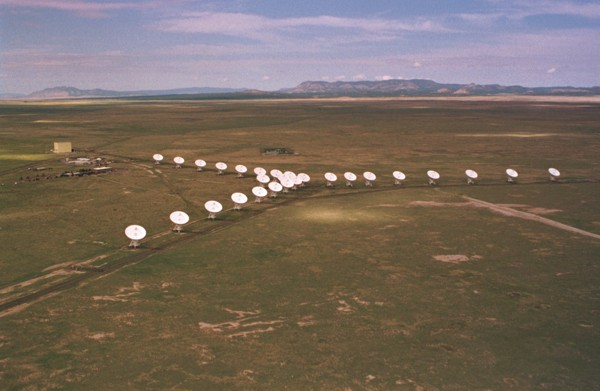
#> input picture TUTORIALS/images/VLA-D_lo.jpg, 600 x 391 px
$ jupyter execute SimulateInterferometer.ipynb   (older library calls are emulated)
#> lines starting #> are read from the running program, lines starting #| are printed output that depends on the picture
## SimulateInterferometer.ipynb

‹ SimulateInterferometer.ipynb › Copyright (C) ‹ 2019 › ‹ Anna Scaife - anna.scaife@manchester.ac.uk ›

This program is free software: you can redistribute it and/or modify it under the terms of the GNU General Public License as published by the Free Software Foundation, either version 3 of the License, or (at your option) any later version.

This program is distributed in the hope that it will be useful, but WITHOUT ANY WARRANTY; without even the implied warranty of MERCHANTABILITY or FITNESS FOR A PARTICULAR PURPOSE. See the GNU General Public License for more details. You should have received a copy of the GNU General Public License along with this program. If not, see http://www.gnu.org/licenses/.

**This notebook was created for the CHPC/NITheP [2019 Chris Engelbrecht Summer School](https://quantum.ukzn.ac.za/2019-chris-engelbrecht-summer-school/) on the Foundations of Theoretical and Computational Science.**

---

First we import some libraries:

[cell 1]
import numpy as np
import pandas as pd
import pylab as pl
import cv2

Then define a constant we're going to use many times:

[cell 2]
const_c = 3e8   # speed of light [m/s]

---

We're going to simulate some data for the VLA telescope in D-array, its most compact configuration. The diameter of a VLA dish is 25m and we're going to simulate a monochromatic observation at a frequency of 5GHz.

[cell 3]
D = 25                         # diameter of dish [metres]
frequency = 5e9                # observing frequency [Hz]
wavelength = const_c/frequency # receiving wavelength [metres]

We can work out the reception pattern of an individual dish, known as the *primary beam*, using

$$ \Delta \theta_{\rm pb} = \frac{\lambda}{D} $$

which returns the angle in radians.

Note: sometimes you will see a pre-factor infront of this equation (e.g. $1.22\,\lambda/D$ or $1.02$ or $1.15$ ...). This pre-factor depends on the illumination of the dish by the receiver, which can be changed by (e.g.) tapering the edges of a parabolic dish.

[cell 4]
FoV = wavelength/D              # Field of View [rads]
print('Field of View =', round(FoV*180./np.pi, 2) ,'degrees')

Now we should define the distribution of our antennas on the ground. Note that radio astronomers say "antennas" rather than "antennae".

We're going to pretend that we're using the VLA telescope in D-array (most compact configuration). The positions of the antennas are described [here](https://science.nrao.edu/facilities/vla/docs/manuals/oss2016A/ant_positions.pdf). I've provided them as CSV files. The VLA has three "arms": North, South West and South East.

[cell 5]
vla_north = pd.read_csv('data/VLA_North.csv')
#> (reads TUTORIALS/data/VLA_North.csv from the repository)
vla_swest = pd.read_csv('data/VLA_SWest.csv')
#> (reads TUTORIALS/data/VLA_SWest.csv from the repository)
vla_seast = pd.read_csv('data/VLA_SEast.csv')
#> (reads TUTORIALS/data/VLA_SEast.csv from the repository)

The positions of the radio antennas are provided in units of nanoseconds. We can convert these into units of number of wavelengths:

$$ b\,{\rm [\lambda]} = 10^{-9}\frac{\rm c}{\lambda}\times b\,{\rm [ns]} $$.

[cell 6]
W = 1e-9/wavelength*const_c*np.array(vla_swest) # [number of wavelengths]
E = 1e-9/wavelength*const_c*np.array(vla_seast)
N = 1e-9/wavelength*const_c*np.array(vla_north)

Let's check that the layout looks about right...

[cell 7]
pl.figure(figsize=(10, 5))
pl.subplot(121)
pl.title('Our positions')
pl.xlabel('West-East')
pl.ylabel('South-North')
pl.plot(W[:,1], -W[:,0], 'k.', E[:,1], -E[:,0], 'k.', N[:,1], -N[:,0], 'k.')
pl.subplot(122)
vla = cv2.imread('./images/VLA-D_lo.jpg')
#> vla is the input picture: shape (391, 600, 3); mean B, G, R 93.5, 104.8, 118.4
pl.title('Photo')
pl.imshow(cv2.cvtColor(vla, cv2.COLOR_BGR2RGB))
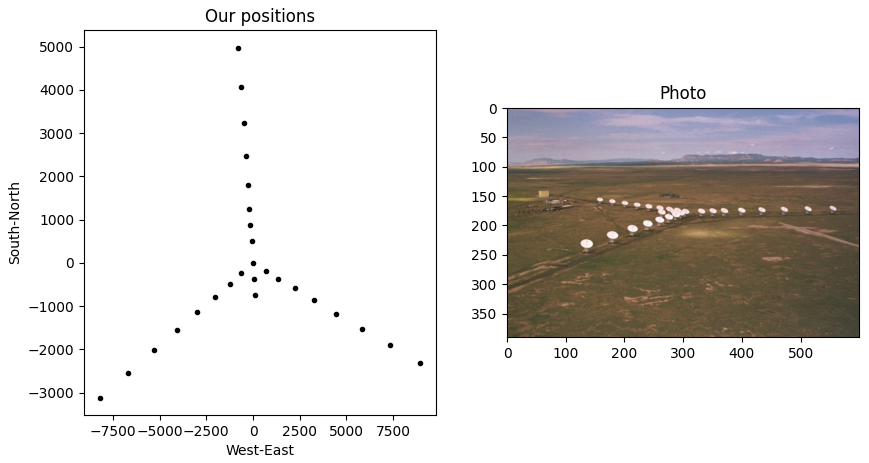
#> figure drawn by matplotlib, 2 panels

[cell 8]
vla_d = np.vstack((vla_swest,vla_seast,vla_north)) # make a single array of all antenna positions

XYZ_baselines = []
for i in range(len(vla_d)):
    for j in range(i+1,len(vla_d)):
        XYZ_baselines.append(np.subtract(vla_d[i], vla_d[j])) # (u,v)
        XYZ_baselines.append(np.subtract(vla_d[j], vla_d[i])) # (-u,-v)

XYZ_baselines = np.array(XYZ_baselines)
print("No. of baselines in (u,v) plane:", int(len(XYZ_baselines)/2))

The sampling in Fourier space $(u,v,w)$ is calculated by transforming each XYZ baseline, $\textbf{B}$, into the plane perpendicular to the source direction (i.e. the *projected* baseline) using:

 $\begin{bmatrix}
                 u \\
                 v \\
                 w \\
              \end{bmatrix} = \begin{bmatrix}
        \sin{H} &\cos{H} &0 \\
        -\sin{\delta}\cos{H} &\sin{\delta}\sin{H} &\cos{\delta} \\
        \cos{\delta}\cos{H} &-\cos{\delta}\sin{H} &\sin{\delta}
     \end{bmatrix}
 \begin{bmatrix}
                 B_{x} \\
                 B_{y} \\
                 B_{z} \\
              \end{bmatrix}$,

[Eq. 4.1](https://link.springer.com/chapter/10.1007/978-3-319-44431-4_4) of Thompson, Moran & Swenson.

Here we have defined the source direction ($\textbf{s}$) in terms of its position in Hour Angle ($H$) and declination ($\delta$). Normally astronomical source positions are defined in the [Equatorial co-ordinate system](https://en.wikipedia.org/wiki/Equatorial_coordinate_system) in terms of Right Ascension and declination; the Hour Angle is the angular difference between the Right Ascension ($RA$) of the source and the Local Sidereal Time (LST) at the telescope, which depends on the longitude of the telescope, expressed in hours:

$$HA = LST - RA $$

see [Fig 4.2](https://link.springer.com/chapter/10.1007/978-3-319-44431-4_4) of TMS.

As the Earth rotates, 15 degrees of the sky will be swept over in one hour. We'll assume that we're making a one hour-long observation, $-0.5 < H < 0.5$, which means that the astronomical pointing direction moves across the local celestial medidian. We'll make a data sample every 6 minutes (0.1 hours).

I'm going to choose a declination for the source direction of $\delta = 45$ degrees.

**Note:** You might want to investigate how your *uv*-sampling pattern changes if you alter the declination of the source.

[cell 9]
HA = np.arange(-0.5*15.*(np.pi/180.), 0.5*15.*(np.pi/180.), 0.1*(np.pi/180.))  # [radians]
dec = np.pi/4.                                                                 # [radians]

We can calculate the rotation matrix for each step in hour angle:

[cell 10]
def calc_R(H,dec):

    """
    function to calculate rotation matrix
    """

    R = [[np.sin(H), np.cos(H), 0],\
        [-np.sin(dec)*np.cos(H), np.sin(dec)*np.sin(H), np.cos(dec)],\
        [np.cos(dec)*np.cos(H), -np.cos(dec)*np.sin(H), np.sin(dec)]]

    return np.array(R)

First let's see how the *uv*-sampling looks for a single time step. We call individual time steps *snapshots*. Note that the numpy library has a built in function for calculating the inner product - very useful!

[cell 11]
UV_snapshot=[]
for j in range(len(XYZ_baselines)):
    R = calc_R(0.,dec) # rotation matrix for HA = 0.0
    UV_snapshot.append(np.dot(R, XYZ_baselines[j]))

UV_snapshot = np.array(UV_snapshot)

[cell 12]
pl.figure(figsize=(5, 5))
pl.scatter(UV_snapshot[:,0],UV_snapshot[:,1])
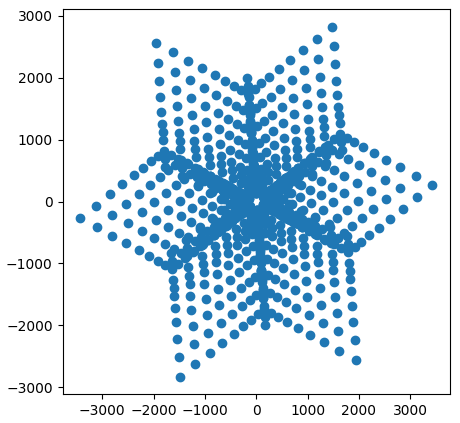
#> figure drawn by matplotlib, 1 panel

Now let's look at the uv-coverage for the whole 1 hour observation. We just add in a loop over the hour angle steps:

[cell 13]
UV_coverage=[]
for i in range(len(HA)):
    for j in range(len(XYZ_baselines)):
        R = calc_R(HA[i],dec)
        UV_coverage.append(np.dot(R, XYZ_baselines[j]))

UV_coverage = np.array(UV_coverage)

[cell 14]
pl.figure(figsize=(5, 5))
pl.scatter(UV_coverage[:,0],UV_coverage[:,1])
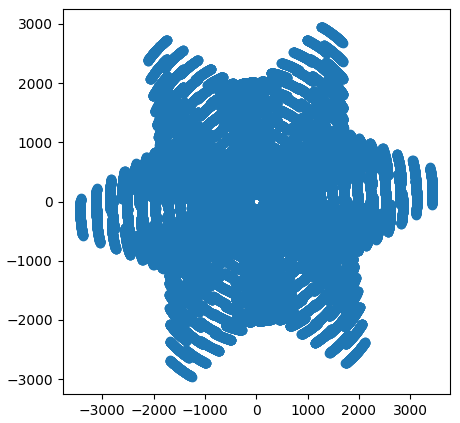
#> figure drawn by matplotlib, 1 panel

**Note:** You might want to investigate how your *uv*-sampling pattern changes if you increase the length of the observation.

---

#### Exercise 1: the Point Spread Function

The first exercise is to calculate the point spread function (PSF), also known as the *synthesized beam*. To do this we need to grid and FFT our simulated continuous visibilities.

To start with we'll make an empty grid. The pixel size in our uv-grid will determine the field-of-view in the final image and the uv-limit of our grid will determine the pixel size in our final image. So we have to set these carefully.

[cell 15]
npix = 256                       # number of pixels on side of grid

# Fourier (uv) space:
uvmax = 4000.
uvcell = 2*uvmax/float(npix)

# image space:
imsize = (1/uvcell)*(180./np.pi)
cellsize = imsize/np.float(npix) # [rads]

Remember that our visibility response is a complex valued function, so we need to make a complex grid:

[cell 16]
uvgrid = np.zeros((npix, npix)) + 1j*np.zeros((npix, npix))

We're going to loop through our sample co-ordinates and allocate each one to the nearest pixel in our grid.

[cell 17]
for i in range(UV_coverage.shape[0]):
    u_pixel = int(np.floor(0.5 + UV_coverage[i,0]/uvcell) + npix/2)
    v_pixel = int(np.floor(0.5 + UV_coverage[i,1]/uvcell) + npix/2)
    uvgrid[v_pixel, u_pixel] += 1.0 + 1j*0.0

...and let's plot it. The imaginary part should be zero.

[cell 18]
pl.figure(figsize=(10, 10))
pl.subplot(121)
pl.title('Real part of UV grid');
pl.xlabel(r'[deg]');
pl.ylabel(r'[deg]');
pl.imshow(uvgrid.real, origin='lower', vmax = 1, cmap='gray', extent=[-uvmax,uvmax,-uvmax,uvmax])
pl.subplot(122)
pl.title('Imag part of UV grid');
pl.xlabel(r'[deg]');
#pl.ylabel(r'[deg]');
pl.imshow(uvgrid.imag, origin='lower', vmax = 1, cmap='gray', extent=[-uvmax,uvmax,-uvmax,uvmax])
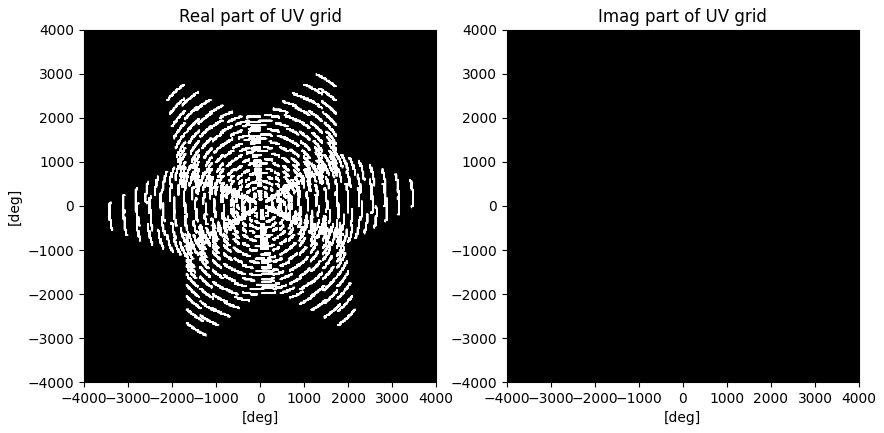
#> figure drawn by matplotlib, 2 panels

Now we perform the FFT. Two things to note:

* this is an *inverse* FFT, and
* the FFT happens in **two stages**: the first step does a 2d FFT and the second step re-centres the quadrants, this is known as the "FFT shift".

We haven't bothered to normalise the FFT yet at this point, so we use the peak value of the output to do that.

[cell 19]
psf = np.fft.fftshift(np.fft.ifft2(np.fft.ifftshift(uvgrid)))

fft_norm = np.max(psf.real)
psf/= fft_norm

...and let's see what it looks like. We'll plot the imaginary part too in case there are any artefacts. Note that even if it's worked perfectly the imaginary part will not be identically zero - it will be noisy but at a very low level $(<10^{-10})$ due to the finite precision of the algorithm.

[cell 20]
pl.figure(figsize=(10, 10))
pl.subplot(121)
pl.title('Real part of PSF');
pl.xlabel(r'[deg]');
pl.ylabel(r'[deg]');
pl.imshow(psf.real,vmax=0.1,cmap='gray', extent=[-imsize/2,imsize/2,-imsize/2,imsize/2])
pl.subplot(122)
pl.title('Imag part of PSF');
pl.xlabel(r'[deg]');
#pl.ylabel(r'[deg]');
pl.imshow(psf.imag,vmax=0.1,cmap='gray', extent=[-imsize/2,imsize/2,-imsize/2,imsize/2])
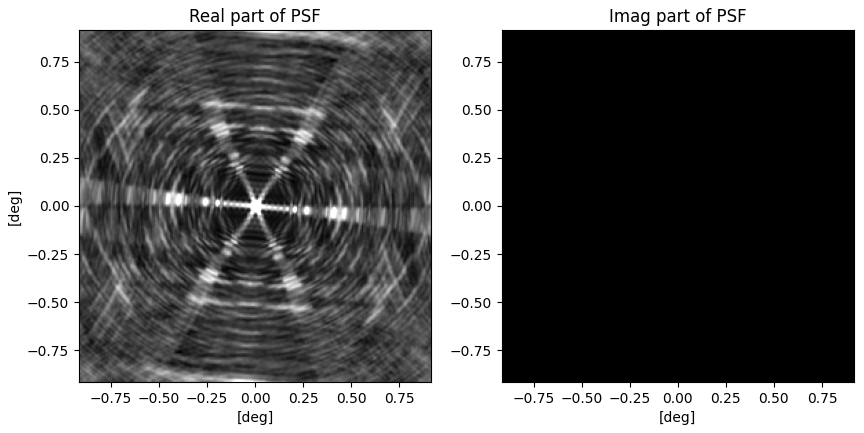
#> figure drawn by matplotlib, 2 panels

---

#### Exercise 2: the Aliasing Problem

In this exercise we're going to simulate the response of a telescope to a source *outside the imaged field-of-view*. We're going to see the effect of employing an FFT for imaging without using an anti-aliasing kernel.

To do this we're going to use a sky brightness distribution that is composed only of compact, i.e. "point-like", radio sources and we're going to calculate the interferometer response analytically.

From the first lecture, you'll have seen that the interferometer response (van Cittert-Zernicke theorem) is given by

$$ V(u,v) = \int{ S(l,m)\, {\rm e}^{-2\pi i(ul + vm)}\,{\rm d}l\,{\rm d}m }.$$

For point-like sources we can say,

$$ S(l,m) = S_0\, \delta(l-l_0, m-m_0), $$

where $S_0$ is the amplitude of the source, which is at location $(l_0,m_0)$. The co-ordinates $(l,m)$ are *direction cosines* on the celestial sphere - basically the separation of the source position from the zero phase point in units of angle.

Our visibility response is therefore:

$$ V(u,v) = \int{ S_0\, \delta(l-l_0, m-m_0)\, {\rm e}^{-2\pi i(ul + vm)}\,{\rm d}l\,{\rm d}m } = S_0\,{\rm e}^{-2\pi i(ul_0 + vm_0)}.$$

For example, say we wanted to calculate the response to a 100 [Jansky](https://en.wikipedia.org/wiki/Jansky) source half a degree away from the phase centre. First we define the source parameters:

[cell 21]
l0 = 0.01; m0 = 0.01    # [rads]
src_lmn = np.array([l0, m0 , np.sqrt(1 - l0**2 - m0**2)-1.])
s0 = 100.0

Then we calculate the visibility response for each baseline's $(u,v,w)$ sample in our snapshot and put them into an array:

[cell 22]
V_uv=[]
for i in range(UV_coverage.shape[0]):
    basel_uvw = UV_coverage[i,:]
    vis = s0*np.exp(-2j*np.pi* np.dot(basel_uvw, src_lmn))
    V_uv.append(vis)

V_uv = np.array(V_uv)

At this point we have the same kind of data that most radio observatories would deliver to the astronomer who requested the observation: a dataset of *continuous visibilities*, which are regularly sampled in time and frequency.

To make an image from our visibility dataset we need to follow the steps from Lecture 2: we need to grid the visibilities onto a regular grid in $(u,v)$ and then perform an FFT.

Let's start with the gridding. From the lecture, you should remember that we normally need to grid using a convolution kernel to avoid aliasing. Here we're going to demonstrate why this is necessary and ignore the anti-aliasing kernel. We're simply going to grid our visibility data by allocating each sample into the nearest grid cell.

[cell 23]
npix = 256                       # number of pixels on side of grid

# Fourier (uv) space:
uvmax = 4000.
uvcell = 2*uvmax/float(npix)

# image space:
imsize = (1/uvcell)*(180./np.pi)
cellsize = imsize/np.float(npix) # [rads]

Just as for the PSF, we need to make a complex grid:

[cell 24]
uvgrid2 = np.zeros((npix, npix)) + 1j*np.zeros((npix, npix))

Now let's allocate our continuous visibilities onto the grid:

[cell 25]
for i in range(UV_coverage.shape[0]):
    u_pixel = int(np.floor(0.5 + UV_coverage[i,0]/uvcell) + npix/2)
    v_pixel = int(np.floor(0.5 + UV_coverage[i,1]/uvcell) + npix/2)
    uvgrid2[v_pixel, u_pixel] += V_uv[i]

...and see what it looks like:

[cell 26]
pl.figure(figsize=(10, 10))
pl.subplot(121)
pl.title('Real part');
pl.xlabel(r'v [$\lambda$]');
pl.ylabel(r'u [$\lambda$]');
pl.imshow(uvgrid2.real, origin='lower', vmax = 0.001, cmap='gray', extent=[-uvmax,uvmax,-uvmax,uvmax])
pl.subplot(122)
pl.title('Imag part');
pl.xlabel(r'v [$\lambda$]');
#pl.ylabel(r'u [$\lambda$]');
pl.imshow(uvgrid2.imag, origin='lower', vmax = 1, cmap='gray', extent=[-uvmax,uvmax,-uvmax,uvmax])
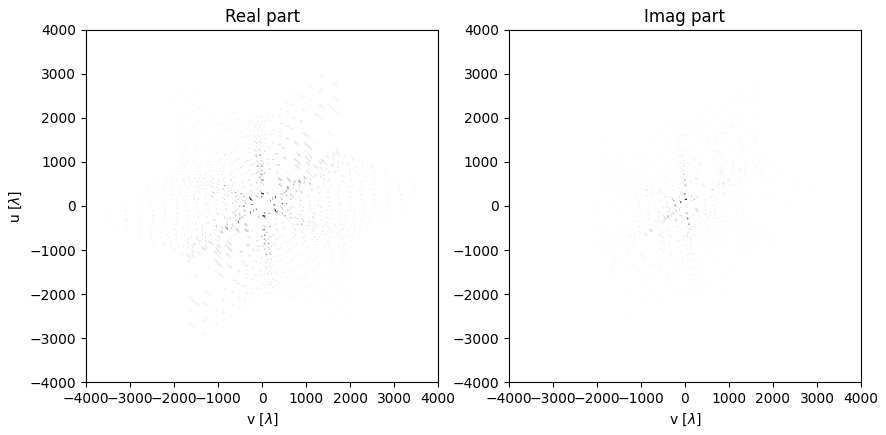
#> figure drawn by matplotlib, 2 panels

Now we can make an image. Remember to normalise it using the value we found from the PSF:

[cell 27]
dirty_image = np.fft.fftshift(np.fft.ifft2(np.fft.ifftshift(uvgrid2)))
dirty_image/= fft_norm

...and let's see what it looks like:

[cell 28]
pl.figure(figsize=(10, 10))
pl.subplot(121)
pl.title('Real part');
pl.xlabel(r'R.A. [deg]');
pl.ylabel(r'$\delta$ [deg]');
pl.imshow(dirty_image.real, origin='lower', vmax = 10, cmap='gray', extent=[-imsize/2,imsize/2,-imsize/2,imsize/2])
pl.subplot(122)
pl.title('Imag part');
pl.xlabel(r'R.A. [deg]');
#pl.ylabel(r'$\delta$ [deg]');
pl.imshow(dirty_image.imag, origin='lower', vmax = 10, cmap='gray', extent=[-imsize/2,imsize/2,-imsize/2,imsize/2])
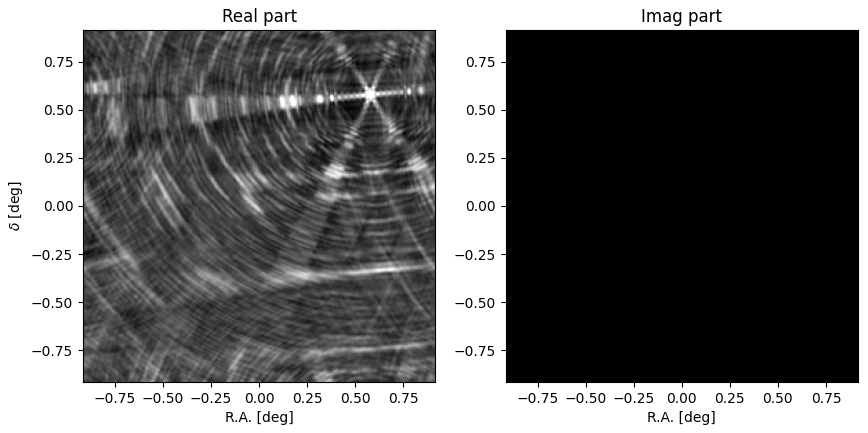
#> figure drawn by matplotlib, 2 panels
